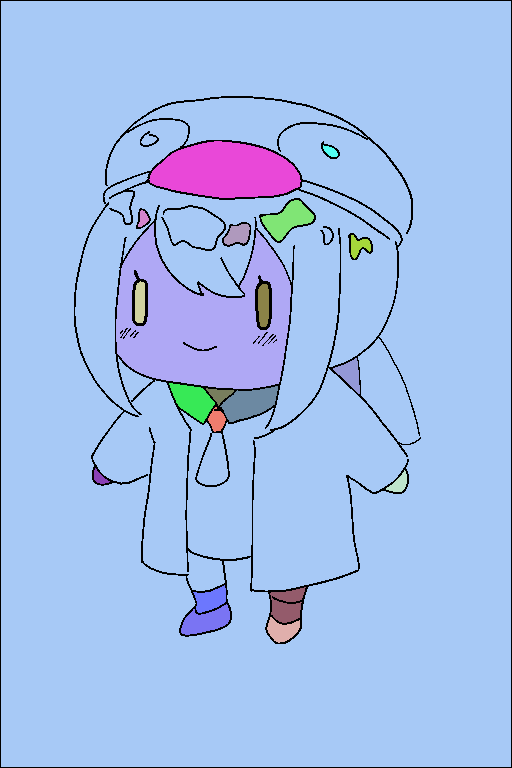
#> input picture linefiller_v2/output/fills_with_lines.png, 512 x 768 px
$ python main_new_v18.py --image output/fills_with_lines.png   (older library calls are emulated)
#> lines starting #> are read from the running program, lines starting #| are printed output that depends on the picture
### kiseki/logging.py
import os
import time
import cProfile, pstats, io
from rich.logging import RichHandler
from rich.console import Console
from rich.table import Table

import logging

log_dir = "logs"
os.makedirs(log_dir, exist_ok=True)


def setup_config():
    logging.basicConfig(
        level=logging.INFO,
        format="%(asctime)s [%(levelname)s]: %(message)s",
        datefmt="%Y-%m-%d %H:%M:%S",
        handlers=[RichHandler()],
    )


setup_config()
# Log the log_postfix value
logger = logging.getLogger("rich")
console = Console()


class ProfilerStopException(Exception):
    """Exception raised when profiler reaches a stop point"""
    pass

class Profiler:
    def __init__(self, name, sort_stats="cumtime", limit=50, stop=False):
        self.name = name
        self.profiler = cProfile.Profile()
        self.limit = limit
        self.sort_stats = sort_stats
        self.stop = stop

    def __enter__(self):
        self.start_time = time.time()
        self.profiler.enable()
        return self

    def __exit__(self, exc_type, exc_val, exc_tb):
        self.profiler.disable()
        self.end_time = time.time()
        duration = self.end_time - self.start_time

        # Capture stats output as text
        s = io.StringIO()
        stats = pstats.Stats(self.profiler, stream=s).sort_stats(self.sort_stats)
        stats.print_stats(self.limit)
        profile_text = s.getvalue()

        # Parse and render with rich table
        self.render_stats_table(profile_text)

        logger.info(f"{self.name} took {duration:.4f} seconds\n")
        if self.stop:
            raise ProfilerStopException(f"Profiler stopped at checkpoint: {self.name}")

    def render_stats_table(self, profile_text):
        table = Table(title=f"Profile: {self.name}", show_lines=True)
        table.add_column("ncalls", style="cyan", justify="right")
        table.add_column("tottime", style="magenta", justify="right")
        table.add_column("percall", style="magenta", justify="right")
        table.add_column("cumtime", style="green", justify="right")
        table.add_column("percall", style="green", justify="right")
        table.add_column("filename:lineno(function)", style="yellow")

        for line in profile_text.splitlines():
            if line.strip().startswith("ncalls") or line.strip().startswith("Ordered"):
                continue
            if len(line.strip()) < 40:
                continue
            parts = line.strip().split(None, 5)
            if len(parts) == 6:
                table.add_row(*parts)

        console.print(table)

### linefiller_v2/linefiller/thinning.py
import numpy as np
from numba import njit
import cv2
from kiseki.logging import logger

def thinning(fillmap:np.ndarray, max_iter:int=100):
    """Fill area of line with surrounding fill color.

    # Arguments
        fillmap: an image.
        max_iter: max iteration number.

    # Returns
        an image.
    """
    # logger.info("Thinning...")

    line_id = 0
    h, w = fillmap.shape[:2]
    result = fillmap.copy()

    for iterNum in range(max_iter):
        # Get points of line. if there is not point, stop.
        line_points = np.where(result == line_id)
        if not len(line_points[0]) > 0:
            break

        # Get points between lines and fills.
        line_mask = np.full((h, w), 255, np.uint8)
        line_mask[line_points] = 0
        line_border_mask = cv2.morphologyEx(line_mask, cv2.MORPH_DILATE,
                                            cv2.getStructuringElement(cv2.MORPH_CROSS, (3, 3)), anchor=(-1, -1),
                                            iterations=1) - line_mask
        line_border_points = np.where(line_border_mask == 255)

        result_tmp = result.copy()
        # Iterate over points, fill each point with nearest fill's id.
        for i, _ in enumerate(line_border_points[0]):
            x, y = line_border_points[1][i], line_border_points[0][i]

            if x - 1 > 0 and result[y][x - 1] != line_id:
                result_tmp[y][x] = result[y][x - 1]
                continue

            if x - 1 > 0 and y - 1 > 0 and result[y - 1][x - 1] != line_id:
                result_tmp[y][x] = result[y - 1][x - 1]
                continue

            if y - 1 > 0 and result[y - 1][x] != line_id:
                result_tmp[y][x] = result[y - 1][x]
                continue

            if y - 1 > 0 and x + 1 < w and result[y - 1][x + 1] != line_id:
                result_tmp[y][x] = result[y - 1][x + 1]
                continue

            if x + 1 < w and result[y][x + 1] != line_id:
                result_tmp[y][x] = result[y][x + 1]
                continue

            if x + 1 < w and y + 1 < h and result[y + 1][x + 1] != line_id:
                result_tmp[y][x] = result[y + 1][x + 1]
                continue

            if y + 1 < h and result[y + 1][x] != line_id:
                result_tmp[y][x] = result[y + 1][x]
                continue

            if y + 1 < h and x - 1 > 0 and result[y + 1][x - 1] != line_id:
                result_tmp[y][x] = result[y + 1][x - 1]
                continue

        result = result_tmp.copy()

    return result

### linefiller_v2/main_new_v18.py
import cv2
import numpy as np
import time
import argparse
from pathlib import Path
from collections import defaultdict
from linefiller.thinning import thinning
from numba import njit
from kiseki.logging import logger, Profiler


@njit(nogil=True, fastmath=True)
def fast_modal_thinning(fillmap: np.ndarray, max_iter: int = 15):
    """Fills line art pixels by finding the MODE of its valid neighbors for a sharp, non-biased fill."""
    h, w = fillmap.shape
    result = fillmap.copy()
    neighbors = np.zeros(8, dtype=result.dtype)
    for _ in range(max_iter):
        changed_in_pass = False
        line_points_y, line_points_x = np.where(result == 0)
        if line_points_y.shape[0] == 0:
            break
        for i in range(line_points_y.shape[0]):
            y, x = line_points_y[i], line_points_x[i]
            n_count = 0
            if y > 0 and result[y - 1, x] != 0:
                neighbors[n_count] = result[y - 1, x]
                n_count += 1
            if y < h - 1 and result[y + 1, x] != 0:
                neighbors[n_count] = result[y + 1, x]
                n_count += 1
            if x > 0 and result[y, x - 1] != 0:
                neighbors[n_count] = result[y, x - 1]
                n_count += 1
            if x < w - 1 and result[y, x + 1] != 0:
                neighbors[n_count] = result[y, x + 1]
                n_count += 1
            if y > 0 and x > 0 and result[y - 1, x - 1] != 0:
                neighbors[n_count] = result[y - 1, x - 1]
                n_count += 1
            if y > 0 and x < w - 1 and result[y - 1, x + 1] != 0:
                neighbors[n_count] = result[y - 1, x + 1]
                n_count += 1
            if y < h - 1 and x > 0 and result[y + 1, x - 1] != 0:
                neighbors[n_count] = result[y + 1, x - 1]
                n_count += 1
            if y < h - 1 and x < w - 1 and result[y + 1, x + 1] != 0:
                neighbors[n_count] = result[y + 1, x + 1]
                n_count += 1
            if n_count > 0:
                max_freq, mode = 0, -1
                for k in range(n_count):
                    freq = 1
                    for l in range(k + 1, n_count):
                        if neighbors[k] == neighbors[l]:
                            freq += 1
                    if freq > max_freq:
                        max_freq, mode = freq, neighbors[k]
                if mode != -1 and result[y, x] != mode:
                    result[y, x] = mode
                    changed_in_pass = True
        if not changed_in_pass:
            break
    return result


@njit(nogil=True, fastmath=True)
def build_graph_numba(labels_map: np.ndarray):
    """Numba-accelerated function to build the RAG with explicit, compiler-friendly logic."""
    graph_counts = {}  # Standard dict is fine if we are explicit below
    h, w = labels_map.shape
    for y in range(h - 1):
        for x in range(w - 1):
            p1 = labels_map[y, x]
            if p1 == 0:
                continue

            # Check right neighbor
            p2 = labels_map[y, x + 1]
            if p2 != 0 and p1 != p2:
                edge = (p1, p2) if p1 < p2 else (p2, p1)
                # --- FIX IS HERE ---
                # Replace the ambiguous .get() with an explicit if/else block.
                if edge in graph_counts:
                    graph_counts[edge] += 1
                else:
                    graph_counts[edge] = 1

            # Check bottom neighbor
            p3 = labels_map[y + 1, x]
            if p3 != 0 and p1 != p3:
                edge = (p1, p3) if p1 < p3 else (p3, p1)
                # --- FIX IS HERE ---
                if edge in graph_counts:
                    graph_counts[edge] += 1
                else:
                    graph_counts[edge] = 1
    return graph_counts


class ColorizationPipeline:
    def __init__(self, min_merge_area=500, noise_threshold=50):
        self.min_merge_area = min_merge_area
        self.noise_threshold = noise_threshold

    def read_image_to_binary(self, img_path: str):
        """Reads image and creates an unmodified binary line art mask."""
        print("[INFO] Reading image...")
        img = cv2.imread(str(img_path), cv2.IMREAD_UNCHANGED)
        if img is None:
            raise FileNotFoundError(f"Image not found at {img_path}")
        if img.shape[2] == 4:
            source_channel = img[:, :, 3]
            _, binary_img = cv2.threshold(source_channel, 128, 255, cv2.THRESH_BINARY)
        else:
            source_channel = cv2.cvtColor(img, cv2.COLOR_BGR2GRAY)
            _, binary_img = cv2.threshold(
                source_channel, 220, 255, cv2.THRESH_BINARY_INV
            )
        self.original_line_mask = binary_img == 255
        return cv2.bitwise_not(binary_img)

    def merge_regions_iteratively(self, labels_map: np.ndarray, graph: dict):
        """A corrected, stable, iterative merge process."""
        print(
            f"[INFO] Iteratively merging regions smaller than {self.min_merge_area} pixels..."
        )
        unique_labels, counts = np.unique(labels_map, return_counts=True)
        areas = {
            label: count for label, count in zip(unique_labels, counts) if label > 0
        }
        parent = {label: label for label in areas}
        if not parent:
            return labels_map
        pass_num = 0
        while True:
            pass_num += 1
            merges_made_this_pass = 0
            root_labels = [l for l in parent if parent[l] == l]
            sorted_labels = sorted(root_labels, key=lambda l: areas.get(l, 0))
            for label_id in sorted_labels:
                if areas.get(label_id, 0) < self.min_merge_area:
                    best_neighbor, max_border = -1, -1
                    for edge, border_length in graph.items():
                        if label_id in edge:
                            neighbor_id = edge[0] if edge[1] == label_id else edge[1]
                            if neighbor_id not in parent:
                                continue
                            root_neighbor = parent[neighbor_id]
                            while parent[root_neighbor] != root_neighbor:
                                root_neighbor = parent[root_neighbor]
                            if label_id != root_neighbor and border_length > max_border:
                                max_border, best_neighbor = border_length, root_neighbor
                    if best_neighbor != -1:
                        area1 = areas.get(label_id, 0)
                        area2 = areas.get(best_neighbor, 0)
                        if area1 < area2:
                            parent[label_id] = best_neighbor
                            areas[best_neighbor] = area1 + area2
                        else:
                            parent[best_neighbor] = label_id
                            areas[label_id] = area1 + area2
                        areas.pop(label_id, None)
                        merges_made_this_pass += 1
            if merges_made_this_pass == 0:
                print(f"[INFO] Merge process converged after {pass_num} passes.")
                break

        remap_arr = np.arange(labels_map.max() + 1, dtype=np.int32)
        for label_id in parent:
            root = label_id
            path_to_root = [root]
            while parent[root] != root:
                root = parent[root]
                path_to_root.append(root)
            for node in path_to_root:
                parent[node] = root
            remap_arr[label_id] = root
        return remap_arr[labels_map]

    def despeckle(self, labels_map: np.ndarray) -> np.ndarray:
        """Final pass to remove any tiny noise artifacts."""
        print(
            f"[INFO] Despeckle: Removing noise smaller than {self.noise_threshold} pixels..."
        )
        output_map = labels_map.copy()
        unique_labels, counts = np.unique(output_map, return_counts=True)
        for label, count in zip(unique_labels, counts):
            if label > 0 and count < self.noise_threshold:
                output_map[output_map == label] = 0
        return output_map

    def process(self, img_path: str) -> np.ndarray:
        start_time = time.time()
        binary_art = self.read_image_to_binary(img_path)

        # --- The New Multi-Scale Difference Segmentation Engine ---
        print("[INFO] Starting Multi-Scale Difference Segmentation...")

        # Start with the finest segmentation (no gap closing)
        num_labels, final_map, stats, _ = cv2.connectedComponentsWithStats(
            binary_art, connectivity=8, ltype=cv2.CV_32S
        )

        radii = [3, 7, 15]  # Progressively larger gap-closing radii
        previous_map = final_map
        inverted_binary = cv2.bitwise_not(binary_art)

        for r in radii:
            print(f"[INFO] Processing scale with radius: {r}")
            kernel = cv2.getStructuringElement(
                cv2.MORPH_ELLIPSE, (2 * r + 1, 2 * r + 1)
            )
            closed_inverted = cv2.morphologyEx(inverted_binary, cv2.MORPH_CLOSE, kernel)
            closed_binary = cv2.bitwise_not(closed_inverted)

            num_labels_new, labels_map_new, stats_new, _ = (
                cv2.connectedComponentsWithStats(
                    closed_binary, connectivity=8, ltype=cv2.CV_32S
                )
            )

            difference_mask = (previous_map == 0) & (labels_map_new > 0)

            if np.any(difference_mask):
                new_labels = labels_map_new[difference_mask]
                final_map[difference_mask] = new_labels

            previous_map = labels_map_new

        num_labels, final_map, stats, _ = cv2.connectedComponentsWithStats(
            (final_map > 0).astype(np.uint8), connectivity=8, ltype=cv2.CV_32S
        )

        print(
            "[INFO] Multi-scale segmentation complete. Now beginning post-processing."
        )

        region_graph = build_graph_numba(final_map)

        # --- FIX IS HERE: Removed the extra 'stats' argument ---
        merged_map = self.merge_regions_iteratively(final_map, region_graph)

        despeckled_map = self.despeckle(merged_map)

        final_map = despeckled_map.copy()
        final_map[self.original_line_mask] = 0

        end_time = time.time()
        print(f"[INFO] Total processing time: {end_time - start_time:.4f} seconds.")
        return final_map


def show_fill_map(fillmap: np.ndarray, lines_are_black=True):
    # This render function now supports not having black lines
    max_label = np.max(fillmap)
    if max_label == 0:
        return np.zeros((*fillmap.shape, 3), dtype=np.uint8)
    np.random.seed(0)
    colors = np.random.randint(50, 255, (int(max_label) + 1, 3), dtype=np.uint8)
    if lines_are_black:
        colors[0] = [0, 0, 0]
    return colors[fillmap.astype(int)]


def saveAll(fillmap: np.ndarray, PATH: Path):
    logger.info("[INFO] Saving output images...")
    # Save the primary data map render (with lines)
    cv2.imwrite(
        str(PATH / "fills_with_lines.png"), show_fill_map(fillmap, lines_are_black=True)
    )
    # Create and save the "smooth" version using high-quality in-painting
    smoothed_image = show_fill_map(fast_modal_thinning(fillmap))
    cv2.imwrite(str(PATH / "fills_fast_thinned.png"), smoothed_image)

    thinned_image = show_fill_map(thinning(fillmap))
    cv2.imwrite(str(PATH / "fills_thinned.png"), thinned_image)
    logger.info(f"[INFO] Images saved in {PATH}")


def main():
    parser = argparse.ArgumentParser(description="Precision Line Art Colorization")
    parser.add_argument(
        "-i", "--image", type=str, required=True, help="Path to input line art image."
    )
    parser.add_argument(
        "-o", "--output", type=str, default="output", help="Output directory."
    )
    parser.add_argument(
        "--merge_area",
        type=int,
        default=500,
        help="Max area for a region to be 'small' and merged.",
    )
    parser.add_argument(
        "--noise",
        type=int,
        default=50,
        help="Pixel area to consider as noise to be removed.",
    )

    args = parser.parse_args()
    output_path = Path(args.output)
    output_path.mkdir(parents=True, exist_ok=True)

    with Profiler("Trappedball Filling"):
        pipeline = ColorizationPipeline(
            min_merge_area=args.merge_area, noise_threshold=args.noise
        )
        fillmap = pipeline.process(img_path=args.image)
#> in read_image_to_binary, img is the input picture: shape (768, 512, 3); mean B, G, R 234.4, 189.2, 161.6
#> in read_image_to_binary, `source_channel = cv2.cvtColor(img, cv2.COLOR_BGR2GRAY)`:
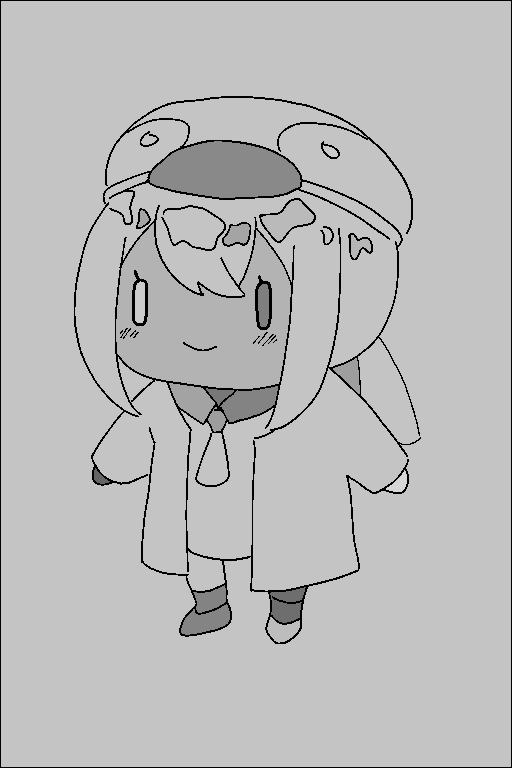
#> source_channel: shape (768, 512); min 0, max 214, mean 186.2
#> in read_image_to_binary, `_, binary_img = cv2.threshold( source_channel, 220, 255, cv2.THRESH_BI..`: binary_img: shape (768, 512); every value is 255
#> in read_image_to_binary, `self.original_line_mask = binary_img == 255`: self.original_line_mask: shape (768, 512) bool; every value is 1
#> in read_image_to_binary, `return cv2.bitwise_not(binary_img)`: returned value: shape (768, 512); every value is 0
#> in process, `num_labels, final_map, stats, _ = cv2.connectedComponentsWithStats( bi..`: final_map: shape (768, 512) int32; every value is 0
#> in process, `num_labels, final_map, stats, _ = cv2.connectedComponentsWithStats( bi..`: num_labels = 1; stats = [[0, 0, 512, 768, 393216]]
#> in process, `region_graph = build_graph_numba(final_map)`: region_graph = 0 items
#> in merge_regions_iteratively, `unique_labels, counts = np.unique(labels_map, return_counts=True)`: unique_labels = [0]; counts = [393216]
#> in merge_regions_iteratively, `areas = { label: count for label, count in zip(unique_labels, counts) ..`: areas = 0 items
#> in despeckle, `unique_labels, counts = np.unique(output_map, return_counts=True)`: unique_labels = [0]; counts = [393216]
#> the loop in despeckle, `for label, count in zip(unique_labels, counts):` made 1 pass
#> (label, count) on pass 1: (0, 393216)
    saveAll(fillmap, output_path)
#> in show_fill_map, `max_label = np.max(fillmap)`: max_label = 0
    logger.info("[SUCCESS] Processing complete.")
#> (this line was passed over: rich is not available in this run)


if __name__ == "__main__":
    main()
